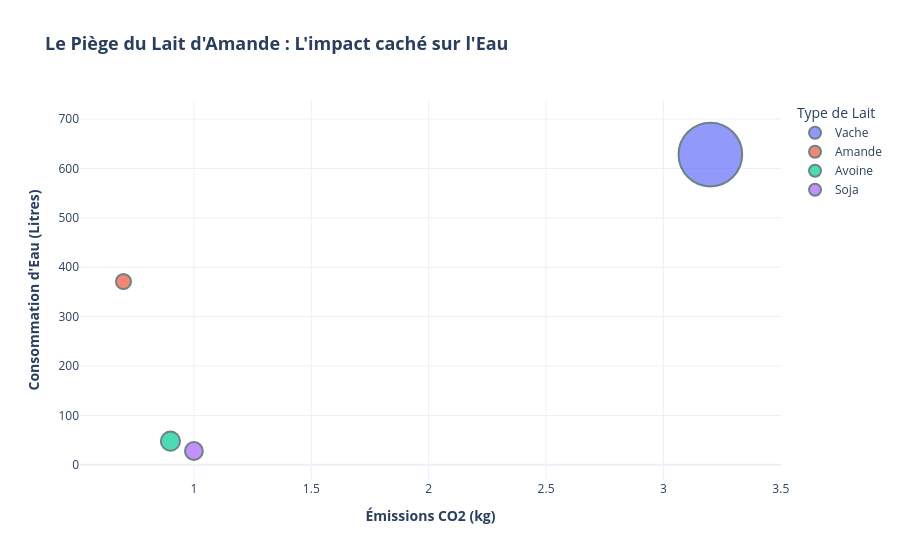

Here is the notebook cell this chart was saved with:
### Code cell
import pandas as pd
import plotly.express as px

# 1. Tes données complètes (CO2, Eau, et Terre)
data = {
    'Type de Lait': ['Vache', 'Amande', 'Avoine', 'Soja'],
    'Emissions_CO2_kg': [3.2, 0.7, 0.9, 1.0],
    'Eau_litres': [628, 371, 48, 28],
    'Terre_m2': [8.9, 0.5, 0.8, 0.7]
}
df_new = pd.DataFrame(data)

# 2. Création du graphique interactif Plotly
fig = px.scatter(
    df_new, 
    x='Emissions_CO2_kg', 
    y='Eau_litres', 
    size='Terre_m2',      # La taille des bulles = la déforestation/terre utilisée
    color='Type de Lait', # Une couleur automatique par lait
    title="Le Piège du Lait d'Amande : L'impact caché sur l'Eau",
    labels={
        'Emissions_CO2_kg': "Émissions CO2 (kg)", 
        'Eau_litres': "Consommation d'Eau (Litres)", 
        'Terre_m2': "Terre utilisée (m²)"
    },
    size_max=45           # Pour bien exagérer la taille de la bulle de la vache
)

# 3. Design : on met un fond blanc très propre pour LinkedIn
fig.update_layout(
    xaxis_title_font=dict(size=14, weight='bold'),
    yaxis_title_font=dict(size=14, weight='bold'),
    title_font=dict(size=18, weight='bold'),
    template="plotly_white" 
)

# On ajoute un petit contour noir autour des bulles pour faire "pro"
fig.update_traces(marker=dict(line=dict(width=2, color='DarkSlateGrey')))

# 4. Affichage de la magie !
fig.show()

### Figure 1 — Plotly figure (JSON) as saved in the notebook; plotly's stock layout.template omitted (floating-point values rounded to 4 significant figures)
{"data": [{"hovertemplate": "Type de Lait=Vache<br>Émissions CO2 (kg)=%{x}<br>Consommation d'Eau (Litres)=%{y}<br>Terre utilisée (m²)=%{marker.size}<extra></extra>", "legendgroup": "Vache", "marker": {"color": "#636efa", "line": {"color": "DarkSlateGrey", "width": 2}, "size": [8.9], "sizemode": "area", "sizeref": 0.004395, "symbol": "circle"}, "mode": "markers", "name": "Vache", "orientation": "v", "showlegend": true, "type": "scatter", "x": [3.2], "xaxis": "x", "y": [628], "yaxis": "y"}, {"hovertemplate": "Type de Lait=Amande<br>Émissions CO2 (kg)=%{x}<br>Consommation d'Eau (Litres)=%{y}<br>Terre utilisée (m²)=%{marker.size}<extra></extra>", "legendgroup": "Amande", "marker": {"color": "#EF553B", "line": {"color": "DarkSlateGrey", "width": 2}, "size": [0.5], "sizemode": "area", "sizeref": 0.004395, "symbol": "circle"}, "mode": "markers", "name": "Amande", "orientation": "v", "showlegend": true, "type": "scatter", "x": [0.7], "xaxis": "x", "y": [371], "yaxis": "y"}, {"hovertemplate": "Type de Lait=Avoine<br>Émissions CO2 (kg)=%{x}<br>Consommation d'Eau (Litres)=%{y}<br>Terre utilisée (m²)=%{marker.size}<extra></extra>", "legendgroup": "Avoine", "marker": {"color": "#00cc96", "line": {"color": "DarkSlateGrey", "width": 2}, "size": [0.8], "sizemode": "area", "sizeref": 0.004395, "symbol": "circle"}, "mode": "markers", "name": "Avoine", "orientation": "v", "showlegend": true, "type": "scatter", "x": [0.9], "xaxis": "x", "y": [48], "yaxis": "y"}, {"hovertemplate": "Type de Lait=Soja<br>Émissions CO2 (kg)=%{x}<br>Consommation d'Eau (Litres)=%{y}<br>Terre utilisée (m²)=%{marker.size}<extra></extra>", "legendgroup": "Soja", "marker": {"color": "#ab63fa", "line": {"color": "DarkSlateGrey", "width": 2}, "size": [0.7], "sizemode": "area", "sizeref": 0.004395, "symbol": "circle"}, "mode": "markers", "name": "Soja", "orientation": "v", "showlegend": true, "type": "scatter", "x": [1.0], "xaxis": "x", "y": [28], "yaxis": "y"}], "layout": {"legend": {"itemsizing": "constant", "title": {"text": "Type de Lait"}, "tracegroupgap": 0}, "title": {"font": {"size": 18, "weight": "bold"}, "text": "Le Piège du Lait d'Amande : L'impact caché sur l'Eau"}, "xaxis": {"anchor": "y", "domain": [0, 1], "title": {"font": {"size": 14, "weight": "bold"}, "text": "Émissions CO2 (kg)"}}, "yaxis": {"anchor": "x", "domain": [0, 1], "title": {"font": {"size": 14, "weight": "bold"}, "text": "Consommation d'Eau (Litres)"}}}}
